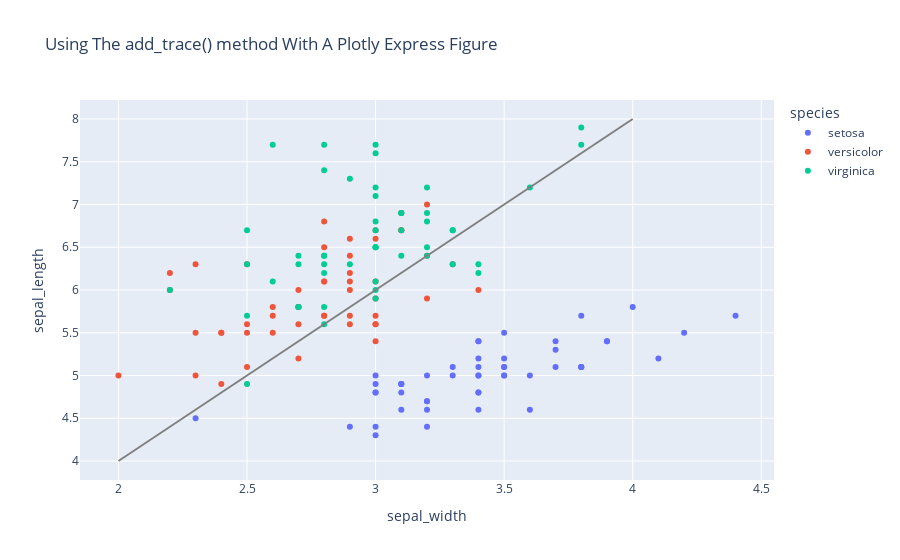

Notebook code cell kept with this figure:
### Code cell
import plotly.express as px

# 데이터 불러오기
df = px.data.iris()

# express를 활용한 scatter plot 생성
fig = px.scatter(df, x="sepal_width", y="sepal_length", color="species",
                 title="Using The add_trace() method With A Plotly Express Figure")

fig.add_trace(
    go.Scatter(
        x=[2, 4],
        y=[4, 8],
        mode="lines",
        line=go.scatter.Line(color="gray"),
        showlegend=False)
)

fig.show()

### Figure 1 — Plotly figure (JSON) as saved in the notebook; plotly's stock layout.template omitted (floating-point values rounded to 4 significant figures)
{"data": [{"hovertemplate": "species=setosa<br>sepal_width=%{x}<br>sepal_length=%{y}<extra></extra>", "legendgroup": "setosa", "marker": {"color": "#636efa", "symbol": "circle"}, "mode": "markers", "name": "setosa", "orientation": "v", "showlegend": true, "type": "scatter", "x": [3.5, 3, 3.2, 3.1, 3.6, 3.9, 3.4, 3.4, 2.9, 3.1, 3.7, 3.4, 3, 3, 4, 4.4, 3.9, 3.5, 3.8, 3.8, 3.4, 3.7, 3.6, 3.3, 3.4, 3, 3.4, 3.5, 3.4, 3.2, 3.1, 3.4, 4.1, 4.2, 3.1, 3.2, 3.5, 3.1, 3, 3.4, 3.5, 2.3, 3.2, 3.5, 3.8, 3, 3.8, 3.2, 3.7, 3.3], "xaxis": "x", "y": [5.1, 4.9, 4.7, 4.6, 5, 5.4, 4.6, 5, 4.4, 4.9, 5.4, 4.8, 4.8, 4.3, 5.8, 5.7, 5.4, 5.1, 5.7, 5.1, 5.4, 5.1, 4.6, 5.1, 4.8, 5, 5, 5.2, 5.2, 4.7, 4.8, 5.4, 5.2, 5.5, 4.9, 5, 5.5, 4.9, 4.4, 5.1, 5, 4.5, 4.4, 5, 5.1, 4.8, 5.1, 4.6, 5.3, 5], "yaxis": "y"}, {"hovertemplate": "species=versicolor<br>sepal_width=%{x}<br>sepal_length=%{y}<extra></extra>", "legendgroup": "versicolor", "marker": {"color": "#EF553B", "symbol": "circle"}, "mode": "markers", "name": "versicolor", "orientation": "v", "showlegend": true, "type": "scatter", "x": [3.2, 3.2, 3.1, 2.3, 2.8, 2.8, 3.3, 2.4, 2.9, 2.7, 2, 3, 2.2, 2.9, 2.9, 3.1, 3, 2.7, 2.2, 2.5, 3.2, 2.8, 2.5, 2.8, 2.9, 3, 2.8, 3, 2.9, 2.6, 2.4, 2.4, 2.7, 2.7, 3, 3.4, 3.1, 2.3, 3, 2.5, 2.6, 3, 2.6, 2.3, 2.7, 3, 2.9, 2.9, 2.5, 2.8], "xaxis": "x", "y": [7, 6.4, 6.9, 5.5, 6.5, 5.7, 6.3, 4.9, 6.6, 5.2, 5, 5.9, 6, 6.1, 5.6, 6.7, 5.6, 5.8, 6.2, 5.6, 5.9, 6.1, 6.3, 6.1, 6.4, 6.6, 6.8, 6.7, 6, 5.7, 5.5, 5.5, 5.8, 6, 5.4, 6, 6.7, 6.3, 5.6, 5.5, 5.5, 6.1, 5.8, 5, 5.6, 5.7, 5.7, 6.2, 5.1, 5.7], "yaxis": "y"}, {"hovertemplate": "species=virginica<br>sepal_width=%{x}<br>sepal_length=%{y}<extra></extra>", "legendgroup": "virginica", "marker": {"color": "#00cc96", "symbol": "circle"}, "mode": "markers", "name": "virginica", "orientation": "v", "showlegend": true, "type": "scatter", "x": [3.3, 2.7, 3, 2.9, 3, 3, 2.5, 2.9, 2.5, 3.6, 3.2, 2.7, 3, 2.5, 2.8, 3.2, 3, 3.8, 2.6, 2.2, 3.2, 2.8, 2.8, 2.7, 3.3, 3.2, 2.8, 3, 2.8, 3, 2.8, 3.8, 2.8, 2.8, 2.6, 3, 3.4, 3.1, 3, 3.1, 3.1, 3.1, 2.7, 3.2, 3.3, 3, 2.5, 3, 3.4, 3], "xaxis": "x", "y": [6.3, 5.8, 7.1, 6.3, 6.5, 7.6, 4.9, 7.3, 6.7, 7.2, 6.5, 6.4, 6.8, 5.7, 5.8, 6.4, 6.5, 7.7, 7.7, 6, 6.9, 5.6, 7.7, 6.3, 6.7, 7.2, 6.2, 6.1, 6.4, 7.2, 7.4, 7.9, 6.4, 6.3, 6.1, 7.7, 6.3, 6.4, 6, 6.9, 6.7, 6.9, 5.8, 6.8, 6.7, 6.7, 6.3, 6.5, 6.2, 5.9], "yaxis": "y"}, {"line": {"color": "gray"}, "mode": "lines", "showlegend": false, "type": "scatter", "x": [2, 4], "y": [4, 8]}], "layout": {"legend": {"title": {"text": "species"}, "tracegroupgap": 0}, "title": {"text": "Using The add_trace() method With A Plotly Express Figure"}, "xaxis": {"anchor": "y", "domain": [0, 1], "title": {"text": "sepal_width"}}, "yaxis": {"anchor": "x", "domain": [0, 1], "title": {"text": "sepal_length"}}}}
